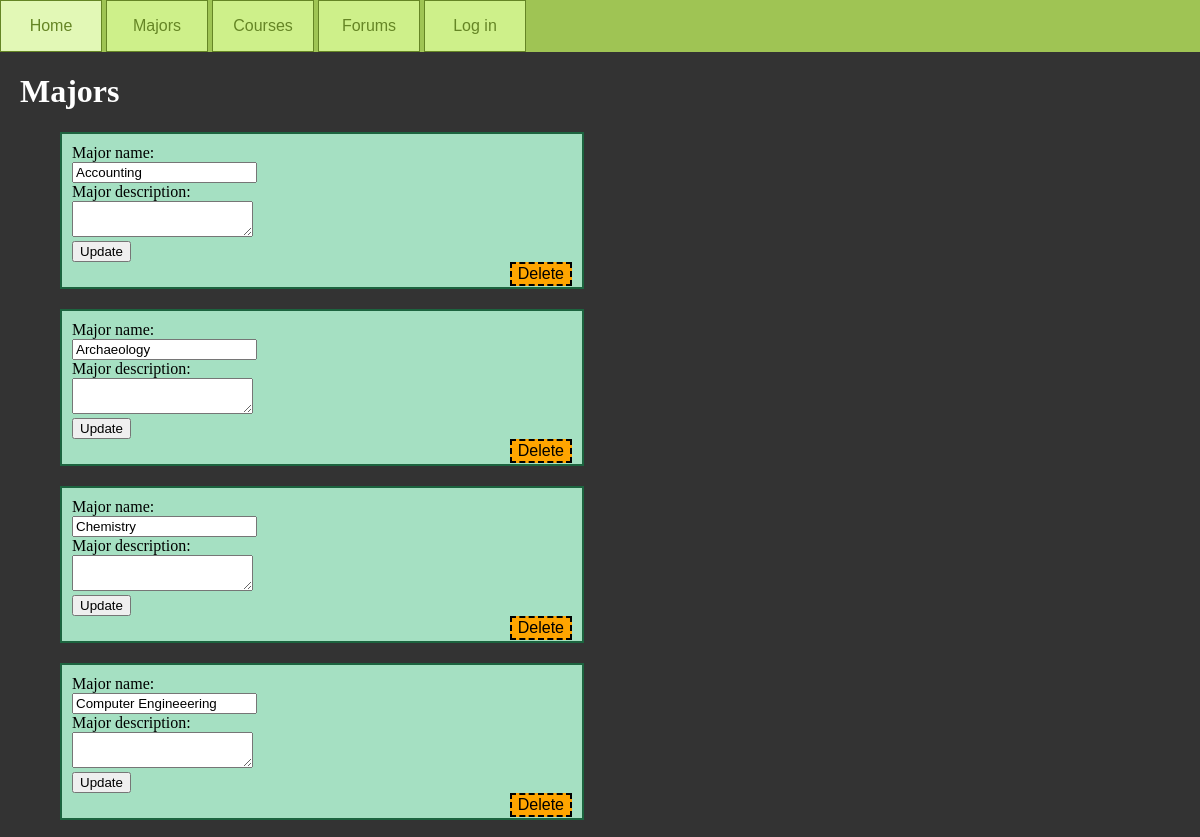
Page /majors.html (upper part) on the earlier database version.
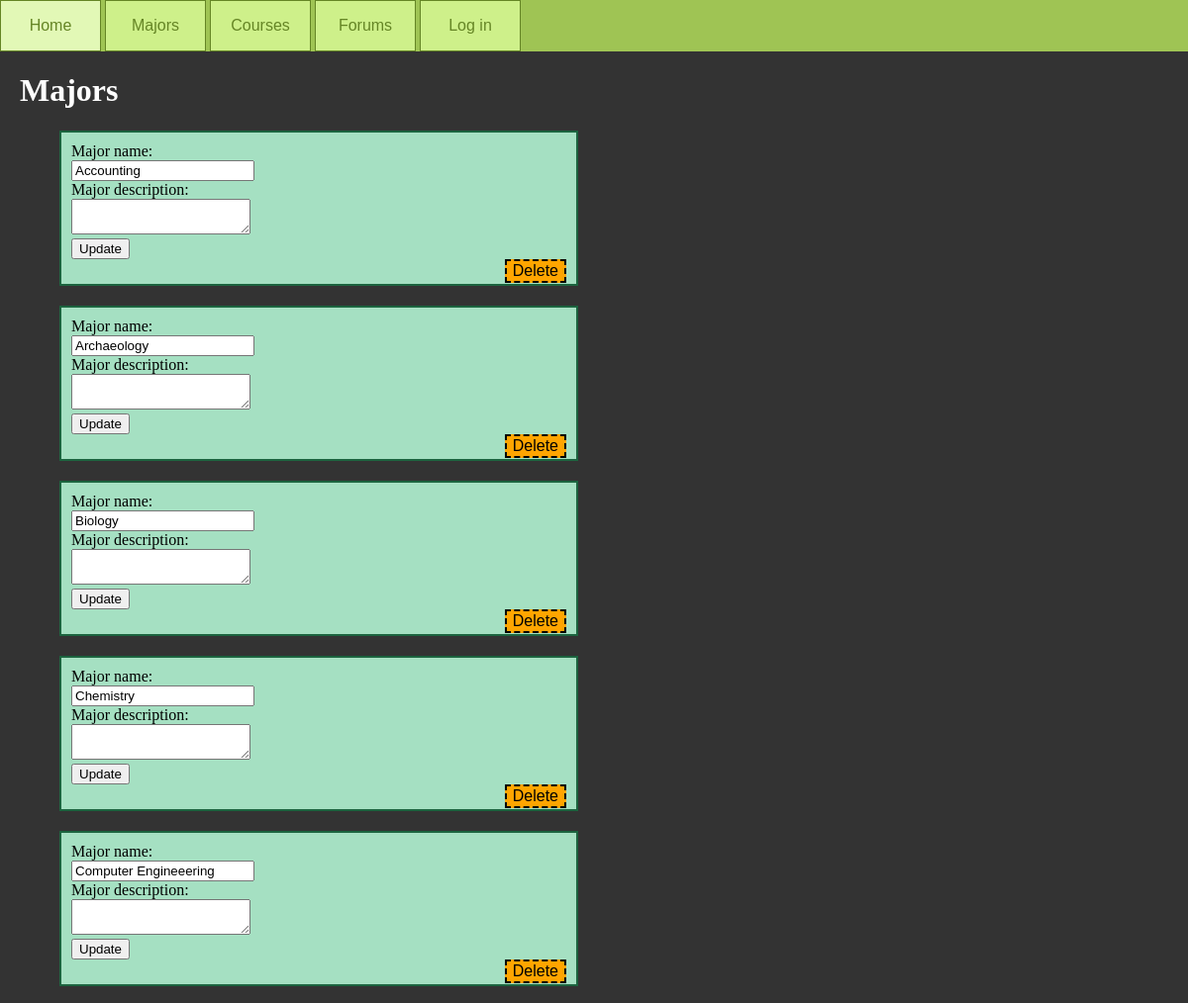
Same page on the later database version.
### database_setup.py (models this page shows, shortened)
class Major(Base):
    __tablename__ = 'majors'
    major_id = Column(Integer, primary_key=True)
    name = Column(String(80), nullable=False)
    description = Column(String(250))

### project.py (the view)
@app.route('/majors.html')
def showMajors():
    majors = session.query(Major).order_by(asc(Major.name))
    return render_template('majors.html', majors=majors, login_session=login_session)

### templates/majors.html (shortened to what this page needs)
<!DOCTYPE html>
<html>
    <head>
        <link rel="stylesheet" href="/css/style.css">
    </head>
    <body>
        {% block content %}
        {% include "navbar.html" %}
        <div>
            <h1>Majors</h1>
            <div>
            {% for major in majors %}
                <div class="majorBlock">
                    <form id="form{{major.major_id}}" action="/majors/{{major.major_id}}/edit/", method="post">
                        Major name:<br>
                        <input type="text" value="{{major.name}}" name="name"><br>
                        Major description:<br>
                        <textarea form="form{{major.major_id}}" name="description">{{major.description}}</textarea><br>
                        <input type="submit" value="Update" method="post">
                    </form>
                    <form action="/majors/{{major.major_id}}/delete/", method="post">
                        <input class="dangerButton" type="submit" value="Delete" onclick="return confirm('Are you sure you want to PERMANENTLY DELETE this major?');">
                    </form>
                </div>
            {% endfor %}
            {% endblock %}
            </div>
        </div>
    </body>
</html>

Differences in the rows shown:
added Major: name "Biology"
